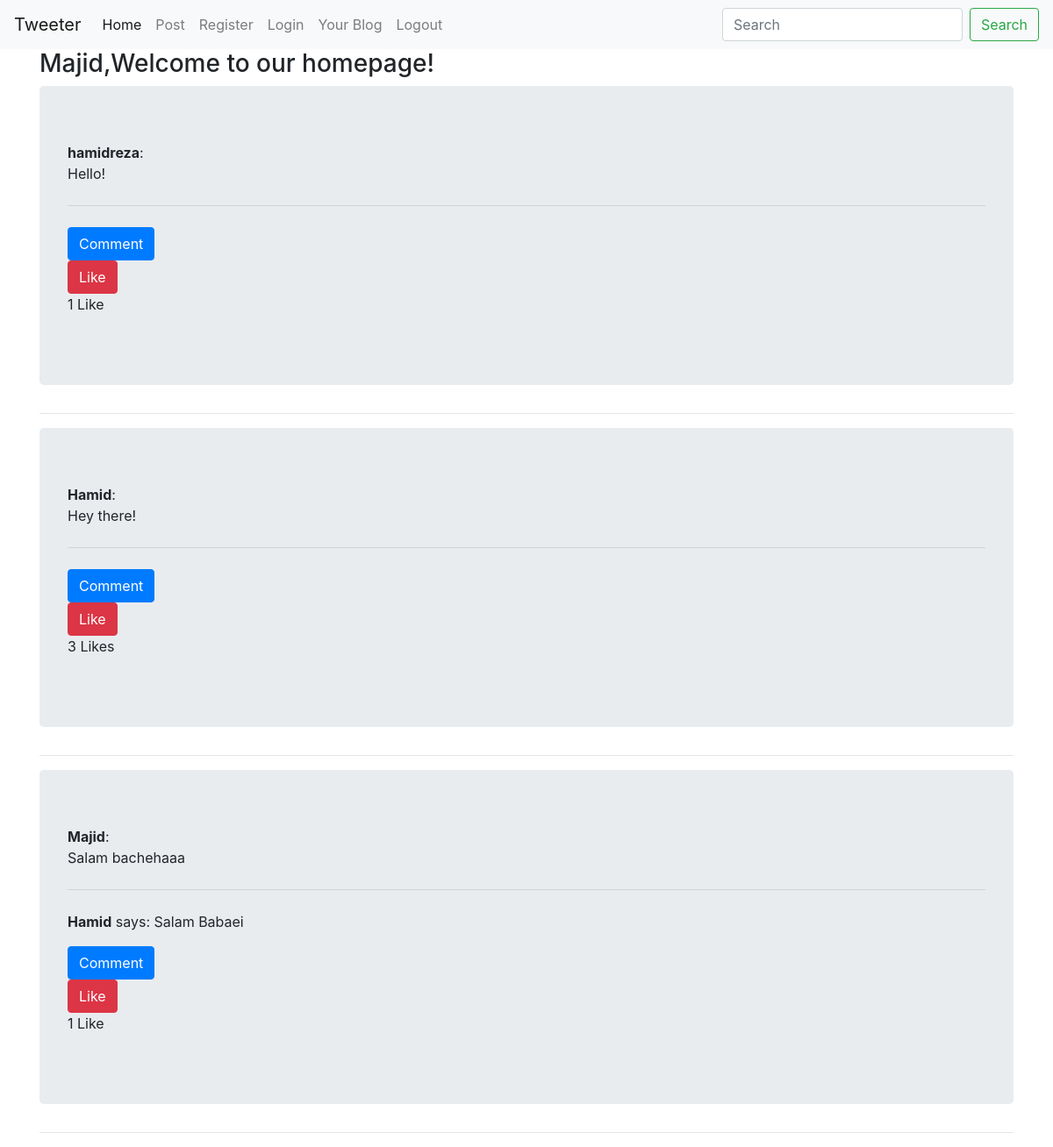
Screenshot of / (signed in) with the database file from the repository.
### tweets/models.py (models this page shows, shortened)
class Post(models.Model):
    content = models.TextField()
    pub_date = models.DateTimeField(auto_now_add=True, null=True, blank=True)
    user = models.ForeignKey(User, on_delete=models.CASCADE)
    is_liked = False

class Comment(models.Model):
    content = models.TextField()
    post = models.ForeignKey(Post, on_delete=models.CASCADE)
    user = models.ForeignKey(User, on_delete=models.CASCADE)
    pub_date = models.DateTimeField(auto_now_add=True, null=True, blank=True)
    def __str__(self):
        return self.user.username

### tweets/views.py (the view, shortened to what this page needs)
# urls.py: path('', views.index, name='index'),
def index(request):
    recent_tweets = Post.objects.all().order_by('-pub_date')[:6]
    return render(request, 'tweets/index.html', {'recent_tweets': recent_tweets})

### tweets/templates/tweets/index.html (shortened to what this page needs)
{% extends 'base.html' %}
{% block content %}
{% if request.user.is_authenticated %}
<div class="container">
    <h3>{{user.username}},Welcome to our homepage!</h3>
    {% for tweet in recent_tweets %}
    <div class="jumbotron">
        <b>{{tweet.user.username}}</b>:
        <p>{{tweet.content}}</p>
        <hr class="my-4">
        {% if tweet.comment_set %}
        {% for c in tweet.comment_set.all %}
        <p><b>{{c}}</b> says: {{c.content}}</p>
        {% endfor %}
        {% endif %}
        <a class="btn btn-primary " href="{% url 'tweets:comment' tweet.id %}" role="button">Comment</a>
        <form action="{% url 'tweets:index' %}" method="post">
            {% if tweet.is_liked %}
            <button class="btn btn-danger" name="post_id" value="{{tweet.id}}">Dislike</button>
            {% else %}
            <button class="btn btn-danger" name="post_id" value="{{tweet.id}}">Like</button>
            {% endif %}
        </form>
        <p>{{tweet.likes_set.count}} Like{{tweet.likes_set.count|pluralize}}</p>
    </div>
    <hr>
    {% endfor %}
{% endif %}
{% endblock %}

### rows the page displays
Post: user.username "hamidreza", content "Hello!", likes_set.count "1"
Post: user.username "Hamid", content "Hey there!", likes_set.count "3"
Post: user.username "Majid", content "Salam bachehaaa", likes_set.count "1"
Comment: user.username "Hamid", content "Salam Babaei"

### other values shown
{{ brand_name }} "Tweeter"
{{ user.username }} "Majid"
